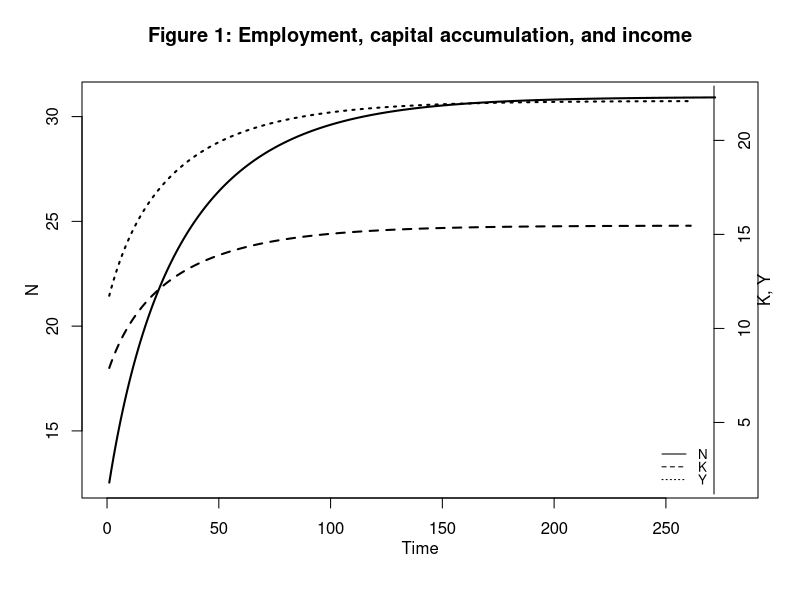
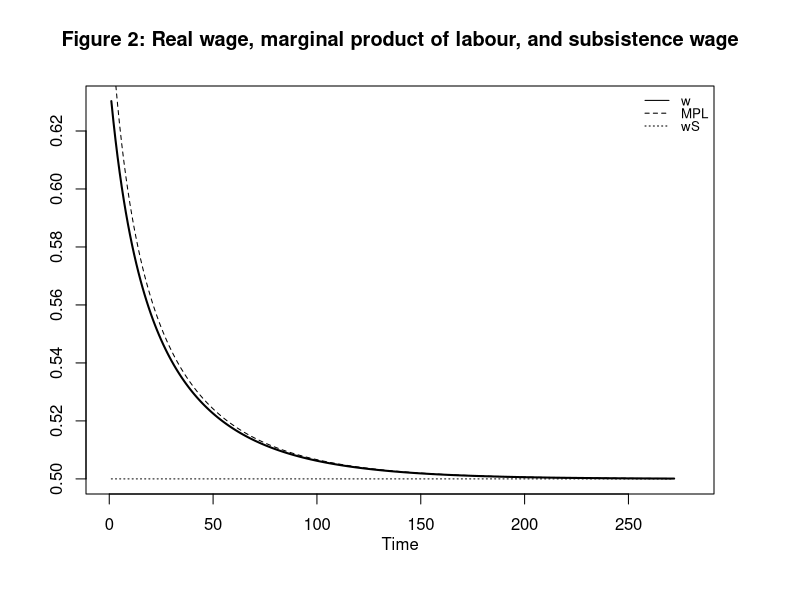
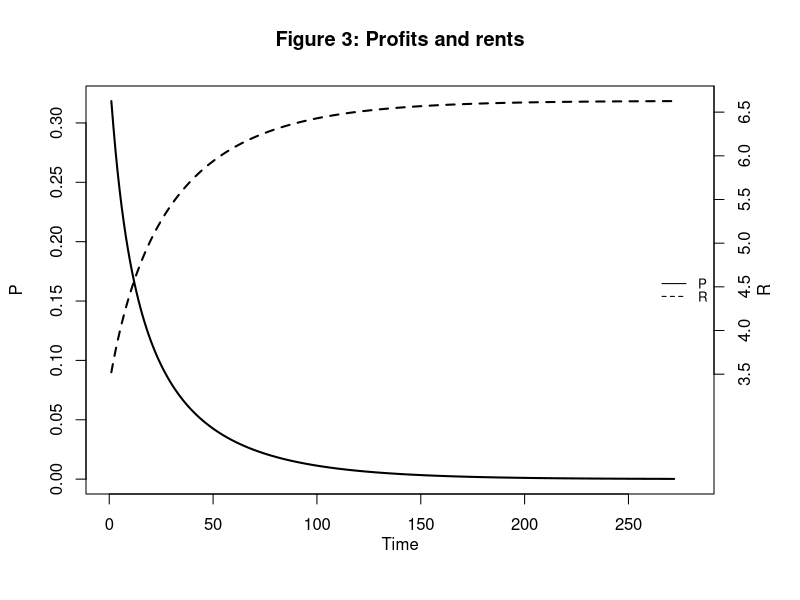
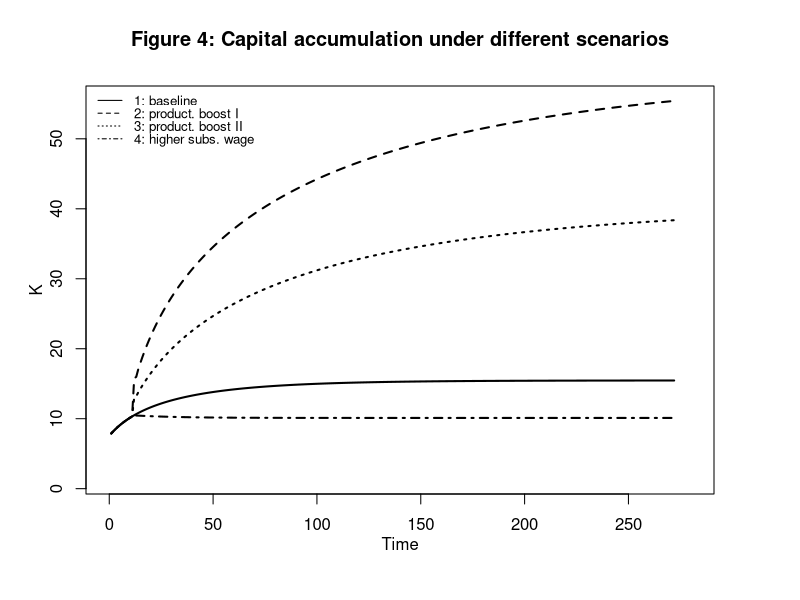
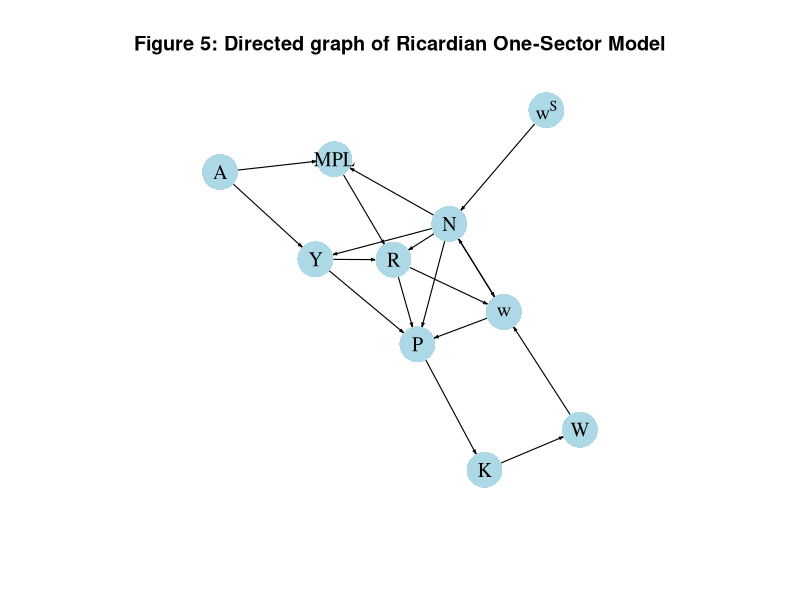

Generate these figures, in order, with R:
## ---- chunk 1
# Clear the environment
rm(list=ls(all=TRUE))

# Set number of periods
Q=500

# Set number of scenarios (including baseline)
S=4

# Set period in which shock/shift will occur
s=20

# Create (S x Q)-matrices that will contain the simulated data
Y=matrix(data=1,nrow=S,ncol=Q) # Income/output
R=matrix(data=1,nrow=S,ncol=Q) # Rent
P=matrix(data=1,nrow=S,ncol=Q) # Profits
N=matrix(data=1,nrow=S,ncol=Q) # employment
w=matrix(data=1,nrow=S,ncol=Q) # real wage
K=matrix(data=1,nrow=S,ncol=Q) # capital stock
MPL=matrix(data=1,nrow=S,ncol=Q) # marginal product of labour
W=matrix(data=1,nrow=S,ncol=Q) # wage bill
N_eq=vector(length=S)          # equilibrium population
K_eq=vector(length=S)          # equilibrium capital

# Set baseline parameter values
A=matrix(data=2,nrow=S,ncol=Q) # productivity
a=matrix(data=0.7,nrow=S,ncol=Q) # labour elasticity of output
beta=1 # Sensitivity of investment with respect to profits
gamma=5 # adjustment speed of population
wS=matrix(data=0.5,nrow=S,ncol=Q) # subsistence wage rate

# Set parameter values for different scenarios
A[2,s:Q]=3 # scenario 2: productivity boost I
a[3,s:Q]=0.75 # scenario 3: productivity boost II
wS[4,s:Q]=0.6 # scenario 4: increase in subsistence wage

# Initialise variables such that employment and the capital stock are below the equilibrium
N[,1]=1
K[,1]=1   
Y[,1]=A[,1]*N[,1]^(a[,1])
MPL[,1]=a[,1]*A[,1]*(N[,1]^(a[,1]-1))
w[,1]=wS[,1]

# Simulate the model by looping over Q time periods for S different scenarios
for (i in 1:S){
  
  for (t in 2:Q){
    
    for (iterations in 1:1000){ # run the model 1000-times in each period
      
    #Model equations
    
    #(1) Output
    Y[i,t] = A[i,t]*N[i,t]^(a[i,t])
    
    #(2) Wage bill
    W[i,t] = K[i,t] 
    
    #(3) Real wage rate
    w[i,t] = W[i,t]/N[i,t] 
     
    #(4) Marginal product of labour
    MPL[i,t] = a[i,t]*A[i,t]*(N[i,t]^(a[i,t]-1))

    #(5) Rents
    R[i,t] = Y[i,t] - N[i,t]*MPL[i,t]
    
    #(6) Profits
    P[i,t] = Y[i,t]- R[i,t] - N[i,t]*w[i,t]
    
    # (7) Capital accumulation
    K[i,t] = K[i,t-1] + beta*P[i,t-1]
    
    #(8) Employment/population dynamics  
    N[i,t] = N[i,t-1] + gamma*(w[i,t-1] - wS[i,t-1])
    
    } # close iterations loop
  }   # close time loop
}     # close scenario loop
## ---- chunk 2
# Set start and end periods for plots
Tmax=280
Tmin =10

## Baseline
#Employment, capital accumulation, and income
plot(N[1, Tmin:(Tmax+1)],type="l", lwd=2, lty=1, xlim=range(0:(Tmax)), ylab = '', xlab = '')
title(main="Figure 1: Employment, capital accumulation, and income",ylab = 'N', xlab = 'Time', cex=0.8, line=2)
par(mar = c(5, 4, 4, 4) + 0.3)
par(new = TRUE)
plot(K[1, Tmin:Tmax],type="l", col=1, lwd=2, lty=2, font.main=1,cex.main=1,ylab = '', axes=FALSE,
     xlab = '',ylim = range(Y[1, 2:(Tmax+1)]),cex.axis=1,cex.lab=0.75)
lines(Y[1, Tmin:(Tmax+1)],lty=3, lwd=2)
axis(side = 4, at = pretty(range(Y[1, 2:(Tmax+1)])))  
mtext("K, Y", side = 4, line = 2)
legend("bottomright", legend=c("N", "K", "Y"),
       lty=1:3, cex=0.8, bty = "n", y.intersp=0.8)

# Real wage, subsistence wage, and MPL
plot(w[1, Tmin:(Tmax+1)],type="l", col=1, lwd=2, lty=1, xlim=range(0:(Tmax)), xlab="", ylab="", ylim=range(wS[1, Tmin:Tmax],w[1, Tmin:(Tmax)])) 
title(main="Figure 2: Real wage, marginal product of labour, and subsistence wage", xlab = 'Time',cex=0.8,line=2)
lines(MPL[1, Tmin:Tmax],lty=2)
lines(wS[1, Tmin:Tmax],lty=3)
legend("topright", legend=c("w", "MPL", "wS"),
       lty=1:3, cex=0.8, bty = "n", y.intersp=0.8)

# Profits and Rents
plot(P[1, Tmin:(Tmax+1)],type="l", col=1, lwd=2, lty=1, xlim=range(0:(Tmax)), xlab="", ylab="", ylim=range(P[1, Tmin:Tmax])) 
title(main="Figure 3: Profits and rents", xlab = 'Time',cex=0.8,line=2)
par(mar = c(5, 4, 4, 4) + 0.3)
par(new = TRUE)
plot(R[1, Tmin:(Tmax+1)],type="l", col=1, lwd=2, lty=2, xlim=range(0:(Tmax)), xlab="", ylab="P", 
     ylim=range(R[1, 3:Tmax]), axes=FALSE) 
axis(side = 4, at = pretty(range(R[1, Tmin:(Tmax+1)])))  
mtext("R", side = 4, line = 2)
legend("right", legend=c("P", "R"), lty=1:2, cex=0.8, bty = "n", y.intersp=0.8)


## ---- chunk 3
## Different scenarios
# Capital accumulation
plot(K[1, Tmin:(Tmax+1)],type="l", lwd=2, lty=1, xlim=range(0:(Tmax)), ylim=range(K[1, 2:Tmax], K[2, Tmin:Tmax]), ylab = '', xlab = '')
title(main="Figure 4: Capital accumulation under different scenarios",ylab = 'K', xlab = 'Time',cex=0.8, line=2)
lines(K[2, Tmin:(Tmax+1)],lty=2, lwd=2)
lines(K[3, Tmin:(Tmax+1)],lty=3, lwd=2)
lines(K[4, Tmin:(Tmax+1)],lty=4, lwd=2)
legend("topleft", legend=c("1: baseline","2: product. boost I", "3: product. boost II", "4: higher subs. wage"), lty=1:4, cex=0.8, bty = "n", y.intersp=0.8)
## ---- chunk 4
## Create directed graph
# Construct auxiliary Jacobian matrix for 10 variables: Y W w MPL R P K N A wS,
# where non-zero elements in regular Jacobian are set to 1 and zero elements are unchanged
M_mat=matrix(c(0,0,0,0,0,0,0,1,1,0,
               0,0,0,0,0,0,1,0,0,0,
               0,1,0,0,1,0,0,1,0,0,
               0,0,0,0,0,0,0,1,1,0,
               1,0,0,1,0,0,0,1,0,0,
               1,0,1,0,1,0,0,1,0,0,
               0,0,0,0,0,1,0,0,0,0,
               0,0,1,0,0,0,0,0,0,1,
               0,0,0,0,0,0,0,0,0,0,
               0,0,0,0,0,0,0,0,0,0), 10,10, byrow=TRUE)

# Create adjacency matrix from transpose of auxiliary Jacobian and add column names
A_mat=t(M_mat)

# Create and plot directed graph from adjacency matrix
library(igraph)
dg= graph_from_adjacency_matrix(A_mat, mode="directed", weighted= NULL)

# Define node labels
V(dg)$name=c("Y", "W", "w", "MPL", "R", "P", "K", "N", "A", expression(w^S))

# Plot directed graph
plot(dg, main="Figure 5: Directed graph of Ricardian One-Sector Model", vertex.size=20, vertex.color="lightblue", 
     vertex.label.color="black", edge.arrow.size=0.2, edge.width=1.1, edge.size=1.2,
     edge.arrow.width=1, edge.color="black", vertex.label.cex=1.2, 
     vertex.frame.color="NA", margin=-0.05)
## ---- chunk 5
# Calculate equilibrium solutions
for (i in 1:S){
  N_eq[i]=(wS[i,Q]/(a[i,Q]*A[i,Q]))^(-1/(1-a[i,Q]))
  K_eq[i]=a[i,Q]*A[i,Q]*(wS[i,Q]/(a[i,Q]*A[i,Q]))^(-a[i,Q]/(1-a[i,Q]))
}

# Compare with numerical solutions (here only for baseline)
N_eq[1]
N[1,Q]

K_eq[1]
K[1,Q]

### Examine model properties (here for the baseline scenario only)
# Construct Jacobian matrix at the equilibrium 
J=matrix(c(1-beta, beta*a[1,Q]*wS[1,Q],
           beta*(wS[1,Q]/(a[1,Q]*A[1,Q]))^(1/(1-a[1,Q])),
           1-gamma*a[1,Q]*A[1,Q]*(wS[1,Q]/(a[1,Q]*A[1,Q]))^((2-a[1,Q])/(1-a[1,Q]))), 2, 2, byrow=TRUE)

# Obtain eigenvalues
ev=eigen(J)
(values = ev$values)

# Obtain determinant and trace
det=det(J)      # determinant
tr=sum(diag(J)) # trace

#Check general stability conditions
print(1+tr+det>0)
print(1-tr+det>0)
print(1-det>0)

# Check specific stability condition for the case beta=1
for (i in 1:S){
print(paste0("Scenario ", i, ":"))
print(2-gamma*a[i,Q]*(A[i,Q]*(wS[i,Q]/(a[i,Q]*A[i,Q]))^((2-a[i,Q])/(1-a[i,Q])) 
                      + wS[i,Q]*(wS[i,Q]/(a[i,Q]*A[i,Q]))^(1/(1-a[i,Q])))>0)
}

